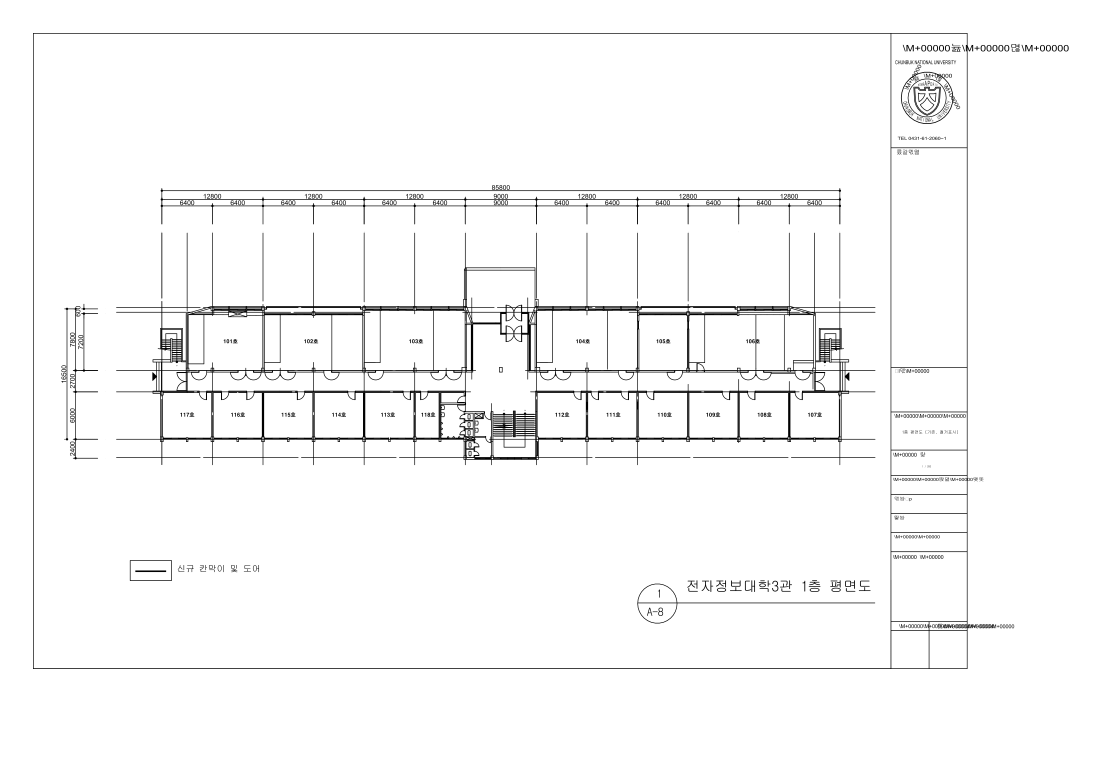
#> input picture static/s4-1_floor1.png, 3306 x 2338 px, found by its file name (shown at 1/3 size)
$ python visualize_grid_map.py
#> lines starting #> are read from the running program, lines starting #| are printed output that depends on the picture; after the words box and inside, x2 and y2 are one past the last pixel; in counts of white or black regions, pixels touching at a corner belong together
import cv2
import numpy as np
from pathlib import Path
import sys

repo_root = Path(__file__).resolve().parents[1]
image_path = Path(r"C:\SW_3_2\toridos\AiCane\s4-1\s4-1_floor1.png")
# use existing grid file
grid_file = repo_root / "grid_map.txt"
path_file = repo_root / "path.txt"
out_file = repo_root / "mask_and_path_overlay.png"

if not grid_file.exists():
    print(f"[!] grid file not found: {grid_file}")
    sys.exit(1)

# load grid
grid = np.loadtxt(str(grid_file), dtype=np.uint8)
H, W = grid.shape
blocked = np.sum(grid == 1)
free = np.sum(grid == 0)
print(f"Grid shape: {grid.shape}  blocked={blocked}  free={free}  blocked_pct={blocked/(H*W):.3f}")

# read image
img = cv2.imread(str(image_path))
#> img is the input picture: shape (2338, 3306, 3); min 0, max 255, mean 248.3
if img is None:
    print(f"[!] cannot open image at {image_path}")
    sys.exit(1)
orig_h, orig_w = img.shape[:2]
#> orig_h = 2338; orig_w = 3306

# resize grid to image size (nearest)
mask = (grid == 1).astype('uint8') * 255
mask_up = cv2.resize(mask, (orig_w, orig_h), interpolation=cv2.INTER_NEAREST)
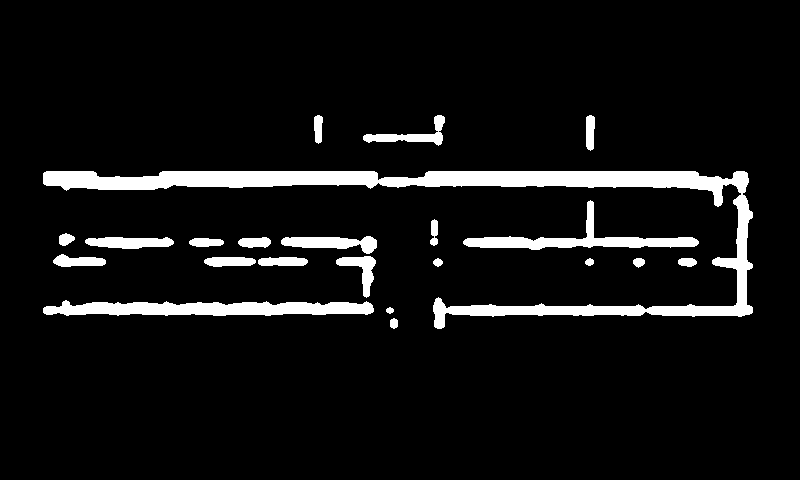
#> mask: shape (480, 800); 7.3% white; 22 white regions

# color overlay: red for blocked
overlay = img.copy()
red = np.zeros_like(img)
red[:, :] = (0,0,255)
alpha = 0.5
mask_bool = mask_up.astype(bool)
overlay[mask_bool] = cv2.addWeighted(img, 1-alpha, red, alpha, 0)[mask_bool]
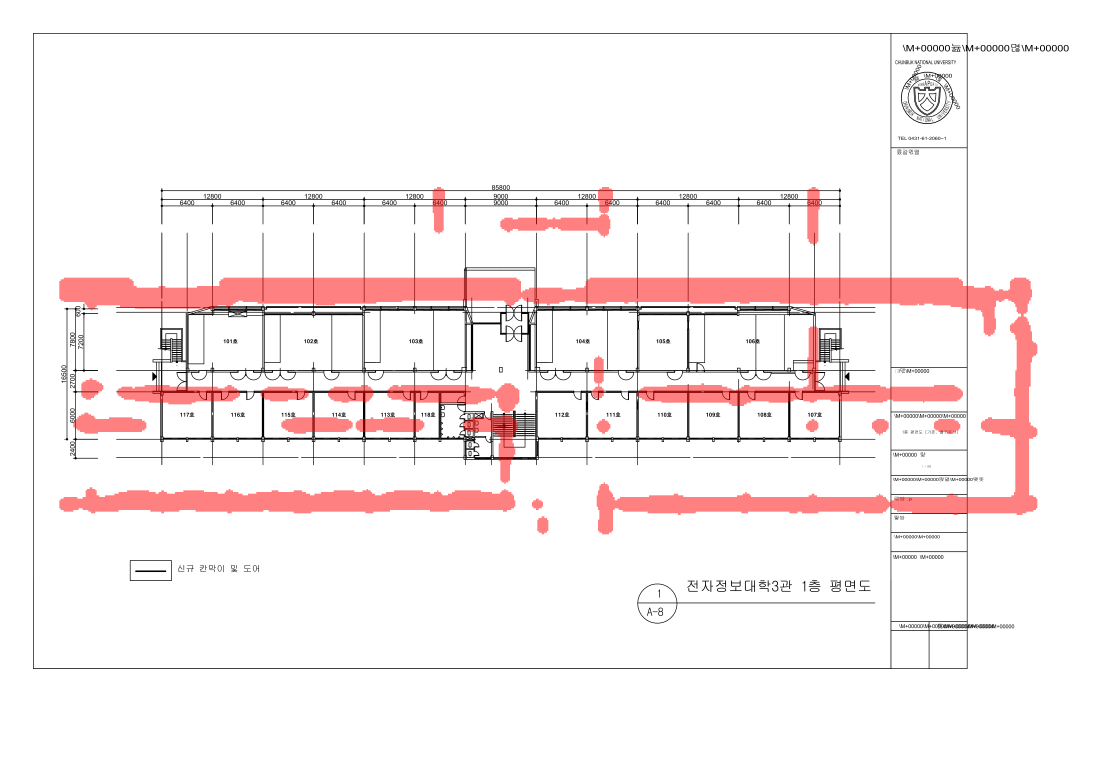
#> overlay: shape (2338, 3306, 3) (shown at 1/3 size); mean B, G, R 239.4, 239.4, 248.6

# draw grid contours
contours, _ = cv2.findContours(mask_up, cv2.RETR_EXTERNAL, cv2.CHAIN_APPROX_SIMPLE)
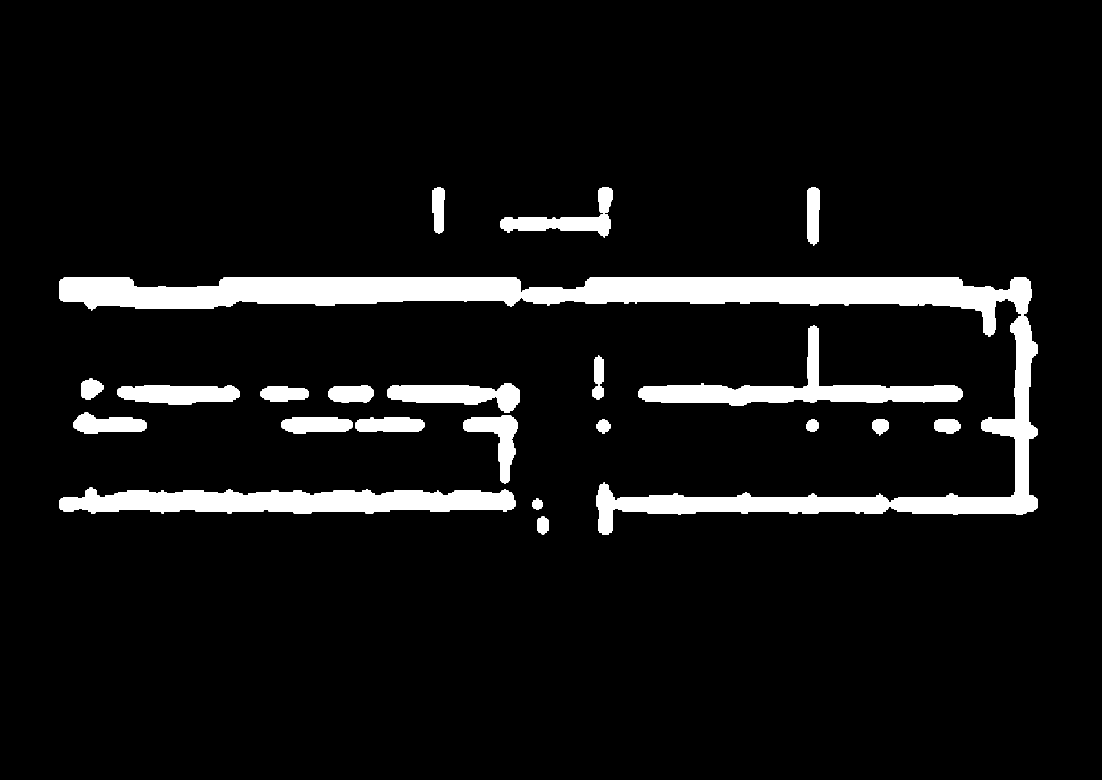
#> mask_up: shape (2338, 3306) (shown at 1/3 size); 7.3% white; 22 white regions, largest, box (x1, y1, x2, y2) and area: (178, 833, 3112, 1603) 309811, (178, 1462, 1546, 1540) 77394, (1914, 975, 2889, 1218) 50824
cv2.drawContours(overlay, contours, -1, (0,255,255), 2)
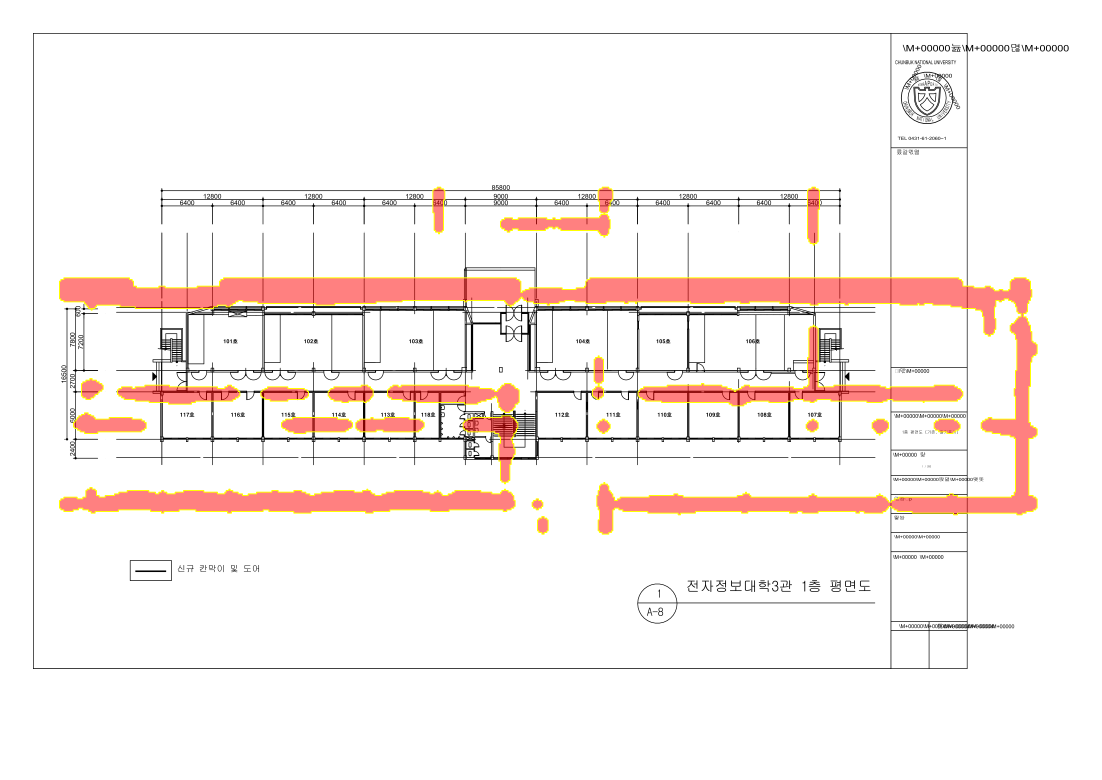
#> overlay: shape (2338, 3306, 3) (shown at 1/3 size); mean B, G, R 237.7, 240.3, 248.7

# read path points if exist
if path_file.exists():
    pts = []
    with open(path_file, 'r', encoding='utf-8') as f:
#> (reads path.txt from the repository)
        for ln in f:
            ln = ln.strip()
            if not ln: continue
            x,y = ln.split(',')
            gx, gy = int(x), int(y)
            # scale from grid coords (W x H) to image coords
            x_orig = int(gx * (orig_w / W))
            y_orig = int(gy * (orig_h / H))
            pts.append((x_orig, y_orig))
    if pts:
        for p in pts:
            cv2.circle(overlay, p, 6, (255,0,0), -1)
        cv2.polylines(overlay, [np.array(pts, dtype=np.int32)], False, (255,0,0), 3)
else:
    print("[!] No path.txt found; not drawing path.")

cv2.imwrite(str(out_file), overlay)
print(f"Saved overlay -> {out_file}")
